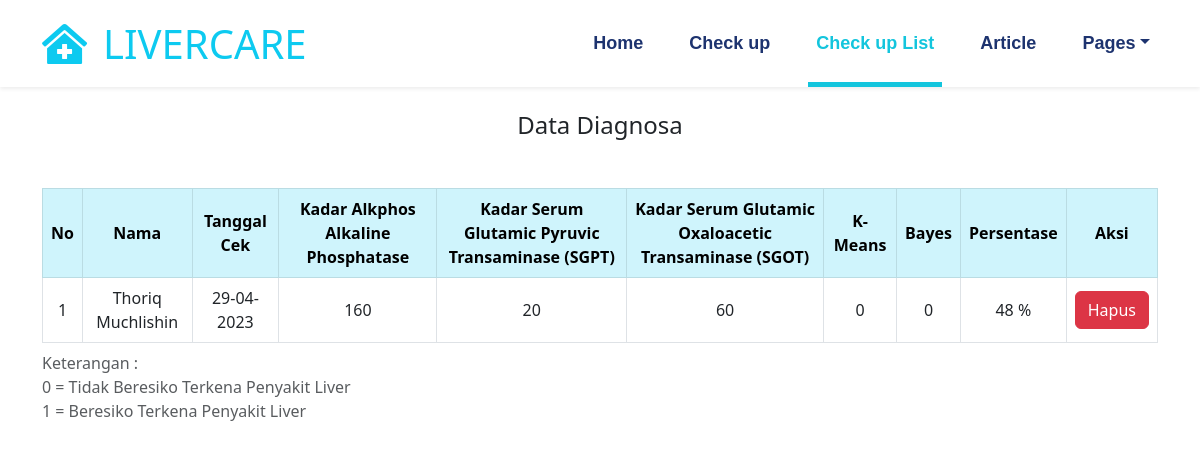
Page /list.php (signed in) on the committed database.
### tables this page shows
CREATE TABLE `data_user` (
  `id` int(5) NOT NULL,
  `id_user` int(11) NOT NULL,
  `nama` varchar(50) NOT NULL,
  `alkphos` int(50) NOT NULL,
  `sgpt` int(50) NOT NULL,
  `sgot` int(50) NOT NULL,
  `tanggal` varchar(50) NOT NULL,
  `waktu` varchar(50) NOT NULL,
  `kmeans` int(10) NOT NULL,
  `bayes` int(10) NOT NULL,
  `persentase` int(11) NOT NULL
);

### list.php (the view, shortened to what this page needs)
<?php
include('./koneksi.php');
?>
<!DOCTYPE html>
<html lang="en">
<head>
    <link href="css/style.css" rel="stylesheet">
    <link href="https://cdnjs.cloudflare.com/ajax/libs/font-awesome/5.15.0/css/all.min.css" rel="stylesheet">
    <link href="https://cdn.jsdelivr.net/npm/bootstrap-icons@1.4.1/font/bootstrap-icons.css" rel="stylesheet">
    <link href="https://cdn.jsdelivr.net/npm/bootstrap@5.3.0-alpha1/dist/css/bootstrap.min.css" rel="stylesheet">
</head>
<body>
    <div class="container-fluid bg-white shadow-sm">
        <div class="container">
            <nav class="navbar navbar-expand-lg bg-white navbar-light py-3 py-lg-0">
                <a href="index.php" class="navbar-brand">
                    <h1 class="m-0 text-uppercase text-info"><i class="fa fa-clinic-medical me-3"></i>LiverCare</h1>
                </a>
                <div class="collapse navbar-collapse" id="navbarCollapse">
                    <div class="navbar-nav ms-auto py-0">
                        <a href="index.php" class="nav-item nav-link">Home</a>
                        <a href="formdiagnosa.php" class="nav-item nav-link">Check up</a>
                        <a href="list.php" class="nav-item nav-link active">Check up List</a>
                        <a href="index.php#article" class="nav-item nav-link">Article</a>
                        <div class="nav-item dropdown">
                            <a href="#" class="nav-link dropdown-toggle" data-bs-toggle="dropdown">Pages</a>
                        </div>
                    </div>
                </div>
            </nav>
        </div>
    </div>
    <div class="container">
        <br>
        <h4>
            <center>Data Diagnosa</center>
        </h4>
        <div class="table-responsive">
            <table class="my-3 table table-bordered">
                <caption>
                    Keterangan : <br>
                    0 = Tidak Beresiko Terkena Penyakit Liver <br>
                    1 = Beresiko Terkena Penyakit Liver
                </caption>
                <br>
                <thead>
                    <tr class="table-info align-middle text-center">
                        <th>No</th>
                        <th>Nama</th>
                        <th>Tanggal Cek</th>
                        <th>Kadar Alkphos Alkaline Phosphatase</th>
                        <th>Kadar Serum Glutamic Pyruvic Transaminase (SGPT)</th>
                        <th>Kadar Serum Glutamic Oxaloacetic Transaminase (SGOT)</th>
                        <th>K-Means</th>
                        <th>Bayes</th>
                        <th>Persentase</th>
                        <th>Aksi</th>
                    </tr>
                </thead>
                <?php
                $no = 1;
                $id_user = $_SESSION['id'];
                $user = mysqli_query($connect, "SELECT * FROM data_user WHERE id_user = $id_user");
                if (mysqli_num_rows($user) > 0) {
                    while ($data = mysqli_fetch_assoc($user)) :
                ?>
                        <tbody>
                            <tr class="align-middle text-center">
                                <td><?= $no++; ?></td>
                                <td><?= $data["nama"]; ?></td>
                                <td><?= $data['tanggal']; ?></td>
                                <td><?= $data["alkphos"]; ?></td>
                                <td><?= $data["sgpt"]; ?></td>
                                <td><?= $data["sgot"]; ?></td>
                                <td><?= $data["kmeans"]; ?></td>
                                <td><?= $data["bayes"]; ?></td>
                                <td><?= $data["persentase"]; ?> % </td>
                                <td>
                                    <form action="" method="POST">
                                        <input type="submit" value="Hapus" name="hapus" class="btn btn-danger">
                                    </form>
                                </td>
                            </tr>
                        </tbody>
                    <?php endwhile;
                } ?>
            </table>
        </div>
    </div>
</body>
</html>

### css/style.css (style rules this page uses)
:root { --primary: #13C5DD; --secondary: #83a5f4; --light: #EFF5F9; --dark: #1d336f; }
.btn { font-weight: 700; transition: .5s; }
.navbar-light .navbar-nav .nav-link { font-family: 'Jost', sans-serif; position: relative; margin-left: 30px; padding: 30px 0; font-size: 18px; font-weight: 700; color: var(--dark); outline: none; transition: .5s; }
.navbar-light .navbar-nav .nav-link:hover, .navbar-light .navbar-nav .nav-link.active { color: var(--primary); }
@media (min-width: 992px) { .navbar-light .navbar-nav .nav-link::before { position: absolute; content: ""; width: 0; height: 5px; bottom: 0; left: 50%; background: var(--primary); transition: .5s; } }
@media (min-width: 992px) { .navbar-light .navbar-nav .nav-link:hover::before, .navbar-light .navbar-nav .nav-link.active::before { width: 100%; left: 0; } }

### rows in the picture
data_user: nama "Thoriq Muchlishin", tanggal "29-04-2023", alkphos "160", sgpt "20", sgot "60", kmeans "0", bayes "0", persentase "48"
